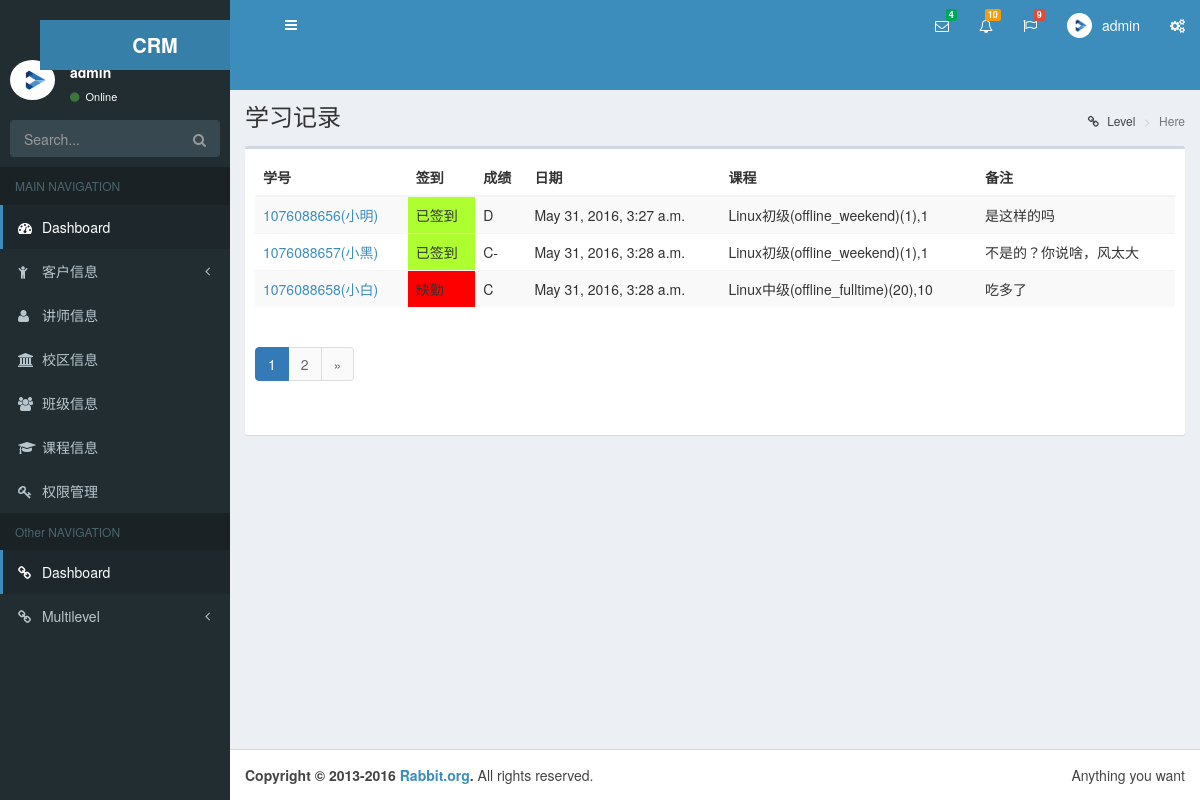
The app's page /crm/studyrecord/ (signed in), older data.
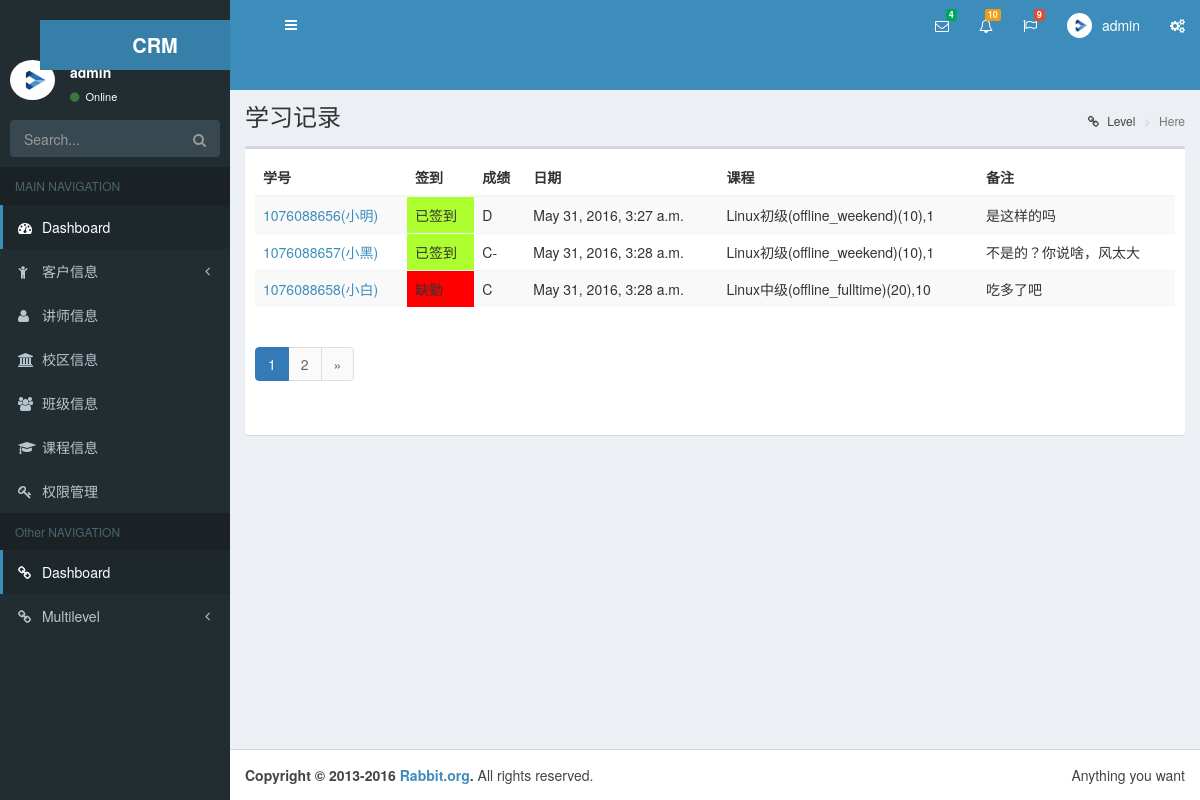
The same page, newer data.
### crm_new/models.py (models this page shows, shortened)
class StudyRecord(models.Model):
    course_record = models.ForeignKey(CourseRecord)
    student = models.ForeignKey(Customer)
    record_choices = (('checked', u"已签到"),
                      ('late',u"迟到"),
                      ('noshow',u"缺勤"),
                      ('leave_early',u"早退"),
                      )
    record = models.CharField(u"状态", choices=record_choices,max_length=64)
    score_choices = ((100, 'A+'),
                     (90,'A'),
                     (85,'B+'),
                     (80,'B'),
                     (70,'B-'),
                     (60,'C+'),
                     (50,'C'),
                     (40,'C-'),
                     (0,'D'),
                     (-1,'N/A'),
                     (-100,'COPY'),
                     (-1000,'FAIL'),
                     )
    score = models.IntegerField(u"本节成绩",choices=score_choices,default=-1)
    date = models.DateTimeField(auto_now_add=True)
    note = models.CharField(u"备注",max_length=255,blank=True,null=True)

class CourseRecord(models.Model):
    class_obj = models.ForeignKey(ClassList)
    day_num = models.IntegerField(u"第几节课")
    course_date = models.DateField(auto_now_add=True,verbose_name=u"上课时间")
    teacher = models.ForeignKey(UserProfile)
    def __str__(self):
        return "%s,%s"%(self.class_obj,self.day_num)
    class Meta:
        unique_together = ('class_obj','day_num')

class ClassList(models.Model):
    course = models.ForeignKey(Course,verbose_name=u"课程")
    semester = models.IntegerField(verbose_name=u"学期")
    course_type = models.CharField(max_length=64,choices=course_type_choices,default='offline_weekend')
    teachers = models.ManyToManyField(UserProfile)
    start_date = models.DateField()
    graduate_date = models.DateField()
    def __str__(self):
        return "%s(%s)(%s)" %(self.course.name,self.course_type,self.semester)
    class Meta:
        unique_together = ('course','semester','course_type')

class Course(models.Model):
    name = models.CharField(max_length=64,unique=True)
    online_price = models.IntegerField()
    offline_price = models.IntegerField()
    introduction = models.TextField()

class Customer(models.Model):
    qq = models.CharField(max_length=64,unique=True)
    name = models.CharField(max_length=32,blank=True,null=True)
    phone = models.BigIntegerField(blank=True,null=True)
    course = models.ForeignKey('Course')
    course_type = models.CharField(max_length=64,choices=course_type_choices,default='offline_weekend')
    consult_memo = models.TextField()
    source_type_choices = (('qq',u"qq群"),
                   ('referral',u"内部转介绍"),
                   ('51cto',u"51cto"),
                   ('agent',u"招生代理"),
                   ('others',u"其它"),
                   )
    source_type = models.CharField(max_length=64,choices=source_type_choices)
    referral_from = models.ForeignKey('self',blank=True,null=True,related_name="referraled_who")
    status_choices = (('signed',u"已报名"),
                      ('unregistered',u"未报名"),
                      ('graduated',u"已毕业"),
                      ('drop-off',u"退学"),
                      )
    status = models.CharField(choices=status_choices,max_length=64)
    consultant = models.ForeignKey('UserProfile',verbose_name=u"课程顾问")
    class_list = models.ManyToManyField("ClassList",blank=True)
    date = models.DateField(u"咨询日期",auto_now_add=True)
    def __str__(self):
        return "%s(%s)"%(self.qq,self.name)

### crm_new/permissions.py (the view)
    def wrapper(*args,**kwargs):
        print("---start check perms",args[0])
        if not perm_check(*args,**kwargs):
            return render(args[0],'crm/403.html')
        else:
            print("---done check perms---")
            return func(*args,**kwargs)

### crm_new/permissions.py (called while the page is built)
def check_permission(func):
    def wrapper(*args,**kwargs):
        print("---start check perms",args[0])
        if not perm_check(*args,**kwargs):
            return render(args[0],'crm/403.html')
        else:
            print("---done check perms---")
            return func(*args,**kwargs)
    return wrapper

### crm_new/templatetags/customer_tag.py (called while the page is built)
@register.simple_tag
def guess_page(current_page,loop_num):
    offset = abs(current_page - loop_num)
    if offset < 3:
        if current_page == loop_num:
            page_ele = '''<li class="active"><a href="?page=%s">%s</a></li>''' %(loop_num,loop_num)
        else:
            page_ele = '''<li ><a href="?page=%s">%s</a></li>''' %(loop_num,loop_num)
        return format_html(page_ele)
    else:
        return ''

### crm_new/views.py (called while the page is built)
@check_permission
def studyrecord(request):
    studyrecord_list = models.StudyRecord.objects.all()
    pageinator = Paginator(studyrecord_list,3)
    page = request.GET.get('page')
    try:
        objs = pageinator.page(page)
    except PageNotAnInteger:
        objs = pageinator.page(1)
    except EmptyPage:
        objs = pageinator.page(pageinator.num_pages)
    return render(request,'crm/studyrecord.html',{'studyrecord_list':objs})

### templates/crm/studyrecord.html (shortened to what this page needs)
{% extends 'crm/lunch.html' %}
{% load customer_tag %}
{% block page-content-head %}
    学习记录
{% endblock %}
{% block page-content %}
    <div class="box-body">
    <table class="table  table-hover table-striped	 ">
        <thead>
            <tr>
                <th>学号</th>
                <th>签到</th>
                <th>成绩</th>
                <th>日期</th>
                <th>课程</th>
                <th>备注</th>
            </tr>
        </thead>
        <tbody>
        {% for item in studyrecord_list %}
        <tr>
            <td><a href="{% url 'studyrecord_detail' item.id  %}">{{ item.student }}</a></td>
            <td class="{{ item.record }}">{{ item.get_record_display }}</td>
            <td>{{ item.get_score_display }}</td>
            <td>{{ item.date }}</td>
            <td>{{ item.course_record }}</td>
            <td>{{ item.note }}</td>
        </tr>
        {% endfor %}
        </tbody>
    </table>
    <div class="pagination">
        <nav>
            <ul class="pagination">
                {% for page_num in studyrecord_list.paginator.page_range %}
                    {% guess_page studyrecord_list.number page_num %}
                {% endfor %}
                {% if studyrecord_list.has_next %}
                      <li class="">
                        <a href="?page={{ studyrecord_list.next_page_number }}" aria-label="Next">
                            <span aria-hidden="true">&raquo;</span>
                        </a>
                      </li>
                {% endif %}
          </ul>
        </nav>
    </div>
</div>
{% endblock %}

Row changes from the older to the newer data that the page shows:
changed through a linked row, StudyRecord "May 31, 2016, 3:27 a.m.": course_record "Linux初级(offline_weekend)(1),1" → "Linux初级(offline_weekend)(10),1"
changed through a linked row, StudyRecord "不是的？你说啥，风太大": course_record "Linux初级(offline_weekend)(1),1" → "Linux初级(offline_weekend)(10),1"
changed StudyRecord "缺勤": note "吃多了" → "吃多了吧"
